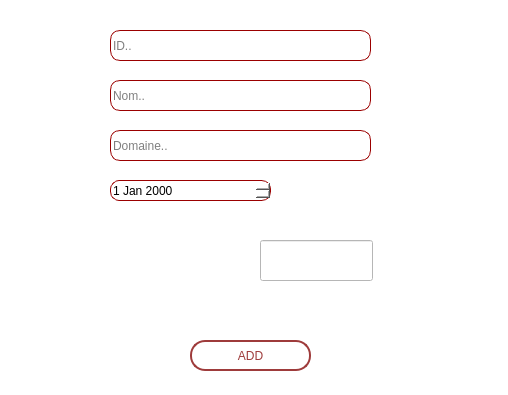
<?xml version="1.0" encoding="UTF-8"?>
<ui version="4.0">
 <class>add</class>
 <widget class="QDialog" name="add">
  <property name="geometry">
   <rect>
    <x>0</x>
    <y>0</y>
    <width>508</width>
    <height>395</height>
   </rect>
  </property>
  <property name="windowTitle">
   <string>Dialog</string>
  </property>
  <property name="styleSheet">
   <string notr="true">background-color: white;</string>
  </property>
  <widget class="QLineEdit" name="le_nom">
   <property name="geometry">
    <rect>
     <x>110</x>
     <y>80</y>
     <width>261</width>
     <height>31</height>
    </rect>
   </property>
   <property name="styleSheet">
    <string notr="true">QLineEdit{
border: 1px solid;
border-color: #9B0000;
border-radius: 10px;
}</string>
   </property>
   <property name="placeholderText">
    <string>Nom..</string>
   </property>
  </widget>
  <widget class="QDateEdit" name="le_date">
   <property name="geometry">
    <rect>
     <x>110</x>
     <y>180</y>
     <width>161</width>
     <height>21</height>
    </rect>
   </property>
   <property name="styleSheet">
    <string notr="true">QDateEdit{
border: 1px solid;
border-color: #9B0000;
border-radius: 9px;
}</string>
   </property>
  </widget>
  <widget class="QLineEdit" name="le_id">
   <property name="geometry">
    <rect>
     <x>110</x>
     <y>30</y>
     <width>261</width>
     <height>31</height>
    </rect>
   </property>
   <property name="styleSheet">
    <string notr="true">QLineEdit{
border: 1px solid;
border-color: #9B0000;
border-radius: 10px;
}</string>
   </property>
   <property name="placeholderText">
    <string>ID..</string>
   </property>
  </widget>
  <widget class="QLineEdit" name="le_domaine">
   <property name="geometry">
    <rect>
     <x>110</x>
     <y>130</y>
     <width>261</width>
     <height>31</height>
    </rect>
   </property>
   <property name="styleSheet">
    <string notr="true">QLineEdit{
border: 1px solid;
border-color: #9B0000;
border-radius: 10px;
}</string>
   </property>
   <property name="placeholderText">
    <string>Domaine..</string>
   </property>
  </widget>
  <widget class="QPushButton" name="b_ajouter">
   <property name="geometry">
    <rect>
     <x>190</x>
     <y>340</y>
     <width>121</width>
     <height>31</height>
    </rect>
   </property>
   <property name="styleSheet">
    <string notr="true">QPushButton {
color: rgb(158,59,59);
font: 75 9pt &quot;Arial&quot;;
border: 2px solid rgb(158,59,59);
border-radius: 15px;
}

QPushButton:hover {
  color: #fff; 
  background-color: #a63b3b; 
  border-color: #a63b3b; 
}

QPushButton:pressed {
  color: #fff; 
  background-color: #802c2c; 
  border-color: #802c2c; 
}</string>
   </property>
   <property name="text">
    <string>ADD</string>
   </property>
  </widget>
  <widget class="QLabel" name="label">
   <property name="geometry">
    <rect>
     <x>50</x>
     <y>30</y>
     <width>361</width>
     <height>331</height>
    </rect>
   </property>
   <property name="text">
    <string/>
   </property>
   <property name="pixmap">
    <pixmap resource="ressources.qrc">:/new/prefix1/gfx/3516835.png</pixmap>
   </property>
   <property name="scaledContents">
    <bool>true</bool>
   </property>
  </widget>
  <widget class="QLineEdit" name="captcha">
   <property name="geometry">
    <rect>
     <x>260</x>
     <y>240</y>
     <width>113</width>
     <height>41</height>
    </rect>
   </property>
  </widget>
  <widget class="QLabel" name="label_8">
   <property name="geometry">
    <rect>
     <x>30</x>
     <y>220</y>
     <width>151</width>
     <height>101</height>
    </rect>
   </property>
   <property name="text">
    <string/>
   </property>
  </widget>
  <zorder>label</zorder>
  <zorder>le_nom</zorder>
  <zorder>le_date</zorder>
  <zorder>le_id</zorder>
  <zorder>le_domaine</zorder>
  <zorder>b_ajouter</zorder>
  <zorder>captcha</zorder>
  <zorder>label_8</zorder>
 </widget>
 <resources>
  <include location="ressources.qrc"/>
 </resources>
 <connections/>
</ui>
